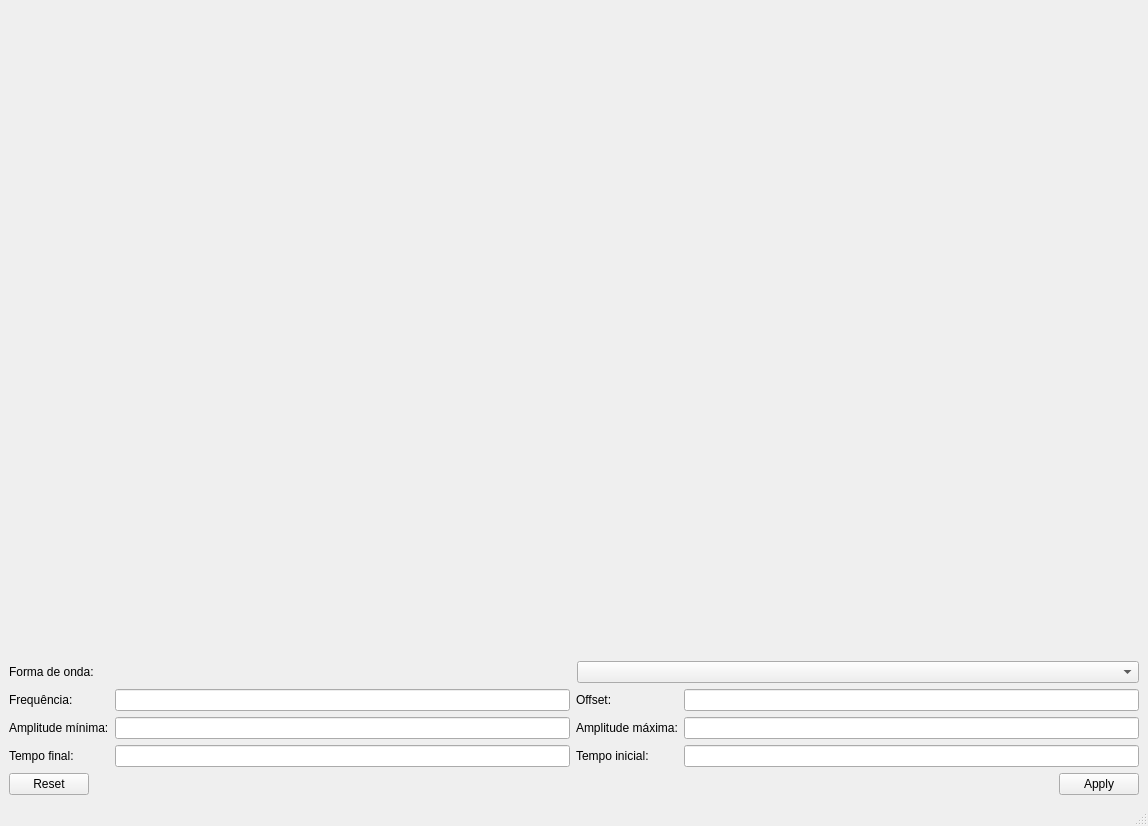
<?xml version="1.0" encoding="UTF-8"?>
<ui version="4.0">
 <class>MainWindow</class>
 <widget class="QMainWindow" name="MainWindow">
  <property name="geometry">
   <rect>
    <x>0</x>
    <y>0</y>
    <width>1148</width>
    <height>826</height>
   </rect>
  </property>
  <property name="windowTitle">
   <string>MainWindow</string>
  </property>
  <widget class="QWidget" name="centralwidget">
   <layout class="QVBoxLayout" name="verticalLayout">
    <item>
     <widget class="PlotWidget" name="graphWidget" native="true"/>
    </item>
    <item>
     <layout class="QGridLayout" name="gridLayout_2">
      <item row="0" column="0">
       <widget class="QLabel" name="label">
        <property name="enabled">
         <bool>true</bool>
        </property>
        <property name="sizeIncrement">
         <size>
          <width>0</width>
          <height>0</height>
         </size>
        </property>
        <property name="text">
         <string>Forma de onda:</string>
        </property>
       </widget>
      </item>
      <item row="0" column="1">
       <widget class="QComboBox" name="comboBox"/>
      </item>
      <item row="1" column="0" colspan="2">
       <layout class="QGridLayout" name="gridLayout">
        <item row="0" column="0">
         <widget class="QLabel" name="label_3">
          <property name="text">
           <string>Frequência:</string>
          </property>
         </widget>
        </item>
        <item row="0" column="1">
         <widget class="QLineEdit" name="lineEdit_2">
          <property name="alignment">
           <set>Qt::AlignJustify|Qt::AlignVCenter</set>
          </property>
         </widget>
        </item>
        <item row="0" column="2">
         <widget class="QLabel" name="label_4">
          <property name="text">
           <string>Offset:</string>
          </property>
         </widget>
        </item>
        <item row="1" column="0">
         <widget class="QLabel" name="label_6">
          <property name="enabled">
           <bool>true</bool>
          </property>
          <property name="text">
           <string>Amplitude mínima:</string>
          </property>
         </widget>
        </item>
        <item row="1" column="1">
         <widget class="QLineEdit" name="lineEdit_5">
          <property name="alignment">
           <set>Qt::AlignJustify|Qt::AlignVCenter</set>
          </property>
         </widget>
        </item>
        <item row="1" column="2" colspan="2">
         <widget class="QLabel" name="label_2">
          <property name="enabled">
           <bool>true</bool>
          </property>
          <property name="text">
           <string>Amplitude máxima:</string>
          </property>
         </widget>
        </item>
        <item row="1" column="4">
         <widget class="QLineEdit" name="lineEdit">
          <property name="alignment">
           <set>Qt::AlignJustify|Qt::AlignVCenter</set>
          </property>
         </widget>
        </item>
        <item row="2" column="0">
         <widget class="QLabel" name="label_7">
          <property name="enabled">
           <bool>true</bool>
          </property>
          <property name="text">
           <string>Tempo final:</string>
          </property>
         </widget>
        </item>
        <item row="2" column="1">
         <widget class="QLineEdit" name="lineEdit_6">
          <property name="text">
           <string/>
          </property>
          <property name="alignment">
           <set>Qt::AlignJustify|Qt::AlignVCenter</set>
          </property>
         </widget>
        </item>
        <item row="2" column="2">
         <widget class="QLabel" name="label_5">
          <property name="enabled">
           <bool>true</bool>
          </property>
          <property name="text">
           <string>Tempo inicial:</string>
          </property>
         </widget>
        </item>
        <item row="2" column="4">
         <widget class="QLineEdit" name="lineEdit_4">
          <property name="alignment">
           <set>Qt::AlignJustify|Qt::AlignVCenter</set>
          </property>
         </widget>
        </item>
        <item row="0" column="4">
         <widget class="QLineEdit" name="lineEdit_3">
          <property name="text">
           <string/>
          </property>
          <property name="alignment">
           <set>Qt::AlignJustify|Qt::AlignVCenter</set>
          </property>
         </widget>
        </item>
       </layout>
      </item>
     </layout>
    </item>
    <item>
     <widget class="QDialogButtonBox" name="buttonBox">
      <property name="standardButtons">
       <set>QDialogButtonBox::Apply|QDialogButtonBox::Reset</set>
      </property>
     </widget>
    </item>
   </layout>
  </widget>
  <widget class="QMenuBar" name="menubar">
   <property name="geometry">
    <rect>
     <x>0</x>
     <y>0</y>
     <width>1148</width>
     <height>22</height>
    </rect>
   </property>
  </widget>
  <widget class="QStatusBar" name="statusbar"/>
 </widget>
 <customwidgets>
  <customwidget>
   <class>PlotWidget</class>
   <extends>QWidget</extends>
   <header>pyqtgraph</header>
   <container>1</container>
  </customwidget>
 </customwidgets>
 <resources/>
 <connections/>
</ui>
